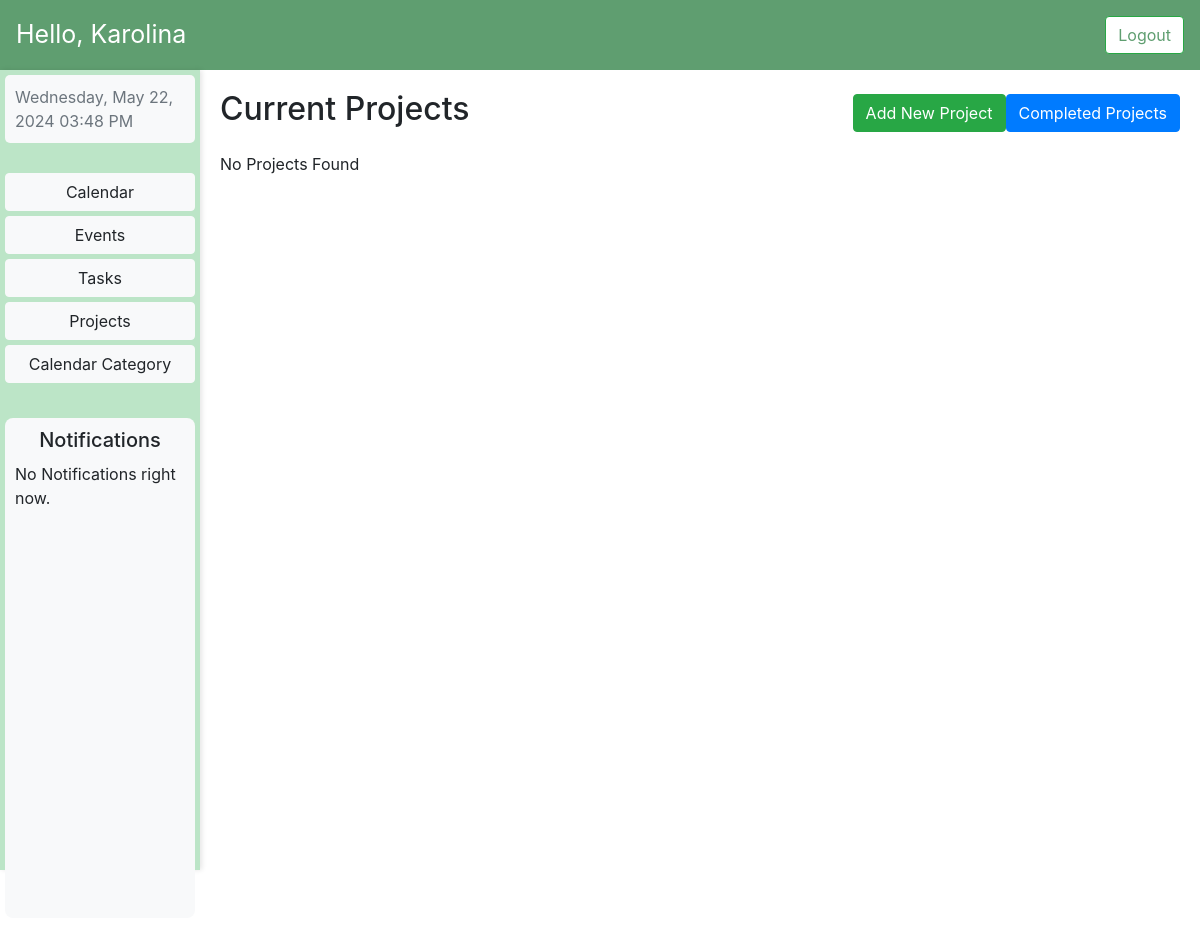
The page /projects/ (signed in) on the database as committed earlier.
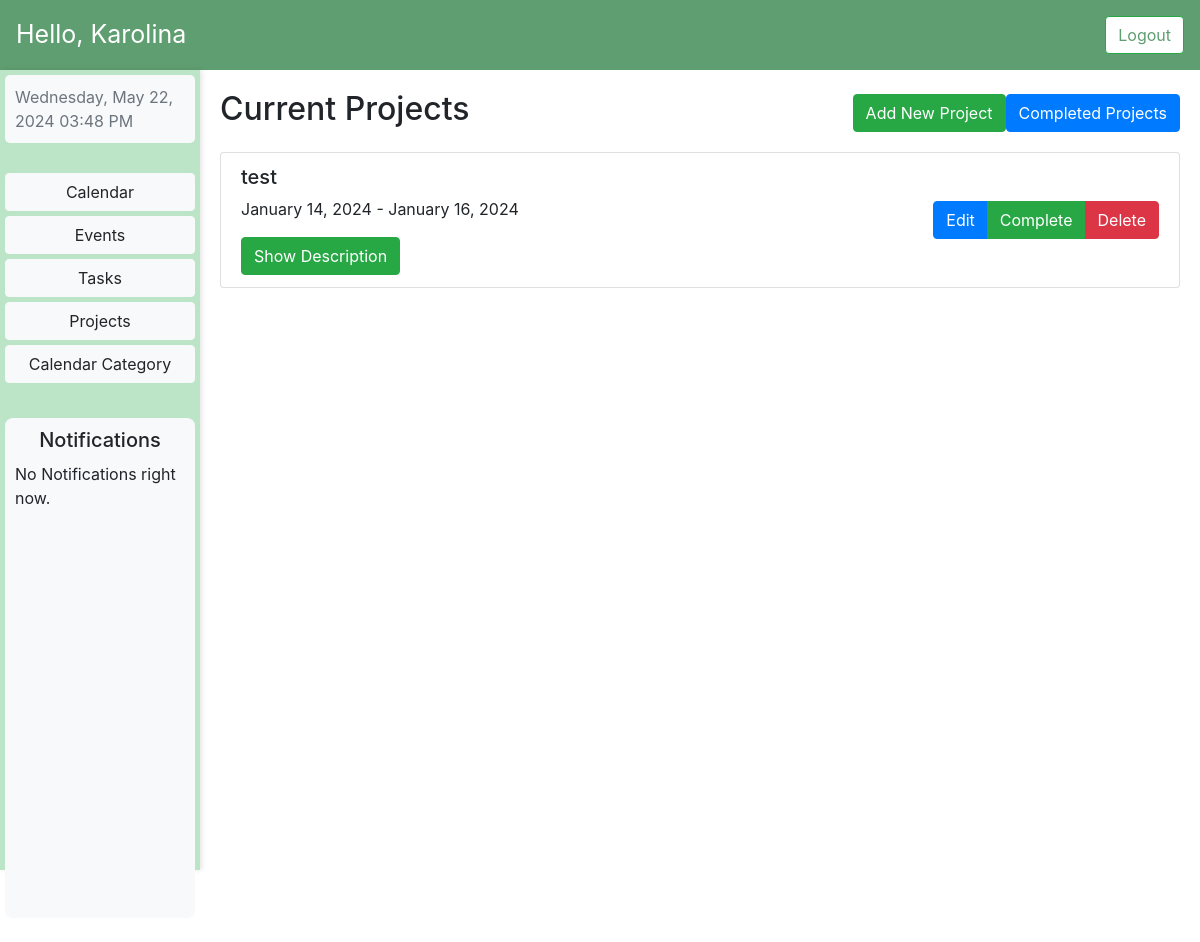
The same page on the database as committed later.
### MyCalendar/models.py (models this page shows)
class Project(models.Model):
    user = models.ForeignKey(User, on_delete=models.CASCADE)
    title = models.CharField(max_length=200)
    description = models.TextField(blank=True)
    start_date = models.DateField()
    end_date = models.DateField()
    completed = models.BooleanField(default=False)

### MyCalendar/views.py (the view)
# urls.py: path('projects/', projects_view, name='projects'),
def projects_view(request):
    projects = Project.objects.filter(user=request.user, completed=False)
    return render(request, 'projects.html', {'projects': projects})

### templates/projects.html (shortened to what this page needs)
{% extends 'dashboard.html' %}
{% load static %}
{% block styles %}
    <link rel="stylesheet" type="text/css" href="{% static 'css/dashboard.css' %}">
{% endblock %}
{% block dynamic_content %}
    <div class="row">
        <div class="col-md-12 mar">
            <div class="d-flex justify-content-between align-items-center mb-3">
                <h2 class="mr-auto">Current Projects</h2>
                <a href="{% url 'add_project' %}" class="btn btn-success">Add New Project</a>
                <a href="{% url 'completed_projects' %}" class="btn btn-primary">Completed Projects</a>
            </div>
            <ul class="list-group">
                {% for project in projects %}
                    <li class="list-group-item">
                        <div class="d-flex justify-content-between align-items-center">
                            <div>
                                <h5>{{ project.title }}</h5>
                                <p>{{ project.start_date|date:"F d, Y" }} - {{ project.end_date|date:"F d, Y" }}</p>
                                {% if project.description %}
                                    <button class="btn btn-success show-description-btn" data-project-id="{{ project.id }}">
                                        Show Description
                                    </button>
                                {% endif %}
                            </div>
                            <div class="btn-group" role="group" aria-label="Project Actions">
                                <a href="{% url 'edit_project' project.id %}" class="btn btn-primary">Edit</a>
                                <a href="{% url 'complete_project' project.id %}" class="btn btn-success">Complete</a>
                                <a href="{% url 'delete_project' project.id %}" class="btn btn-danger">Delete</a>
                            </div>
                        </div>
                    </li>
                {% empty %}
                    <p>No Projects Found</p>
                {% endfor %}
            </ul>
        </div>
    </div>
{% endblock %}

Rows that differ between the two databases and show on the page:
added Project: title "test", start_date "January 14, 2024", end_date "January 16, 2024"
Other text that changed with them:
text no longer shown: "No Projects Found"
